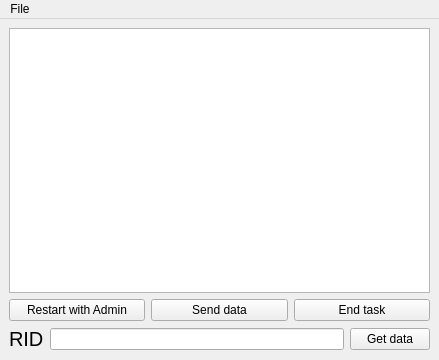
<?xml version="1.0" encoding="UTF-8"?>
<ui version="4.0">
 <class>MainWindow</class>
 <widget class="QMainWindow" name="MainWindow">
  <property name="geometry">
   <rect>
    <x>0</x>
    <y>0</y>
    <width>439</width>
    <height>360</height>
   </rect>
  </property>
  <property name="minimumSize">
   <size>
    <width>360</width>
    <height>360</height>
   </size>
  </property>
  <property name="windowTitle">
   <string>MainWindow</string>
  </property>
  <widget class="QWidget" name="centralwidget">
   <layout class="QGridLayout" name="gridLayout">
    <item row="0" column="0">
     <layout class="QVBoxLayout" name="verticalLayout">
      <item>
       <widget class="QTableWidget" name="process_tableWidget"/>
      </item>
      <item>
       <layout class="QHBoxLayout" name="horizontalLayout">
        <item>
         <widget class="QPushButton" name="RestartButton">
          <property name="text">
           <string>Restart with Admin</string>
          </property>
         </widget>
        </item>
        <item>
         <widget class="QPushButton" name="send_dataButton">
          <property name="text">
           <string>Send data</string>
          </property>
         </widget>
        </item>
        <item>
         <widget class="QPushButton" name="end_taskButton">
          <property name="text">
           <string>End task</string>
          </property>
         </widget>
        </item>
       </layout>
      </item>
     </layout>
    </item>
    <item row="1" column="0">
     <layout class="QHBoxLayout" name="horizontalLayout_2">
      <item>
       <widget class="QLabel" name="label">
        <property name="font">
         <font>
          <pointsize>15</pointsize>
         </font>
        </property>
        <property name="text">
         <string>RID</string>
        </property>
       </widget>
      </item>
      <item>
       <widget class="QLineEdit" name="ridEdit"/>
      </item>
      <item>
       <widget class="QPushButton" name="get_dataButton">
        <property name="text">
         <string>Get data</string>
        </property>
       </widget>
      </item>
     </layout>
    </item>
   </layout>
  </widget>
  <widget class="QMenuBar" name="menubar">
   <property name="geometry">
    <rect>
     <x>0</x>
     <y>0</y>
     <width>439</width>
     <height>18</height>
    </rect>
   </property>
   <widget class="QMenu" name="menu">
    <property name="title">
     <string>File</string>
    </property>
    <addaction name="Exit"/>
   </widget>
   <addaction name="menu"/>
  </widget>
  <action name="Exit">
   <property name="text">
    <string>Exit</string>
   </property>
  </action>
  <action name="Restart_with_Admin">
   <property name="text">
    <string>Restart with Admin</string>
   </property>
  </action>
 </widget>
 <resources/>
 <connections/>
</ui>
